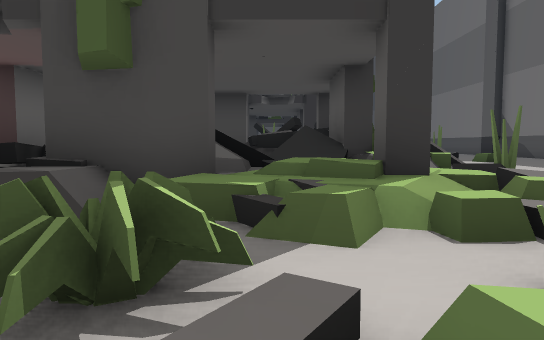
[1] (above)

24 first-person views from a walk through a 3-D level made in the Unity game engine. The camera is 1.2 m above the floor, tilts 4° down and sees 70° across. The floor is counted in squares, 2 m on a side. Each view is taken from the middle of a square. On the plan, view 1 faces up. The plan holds only what a view shows up to about 11 squares ahead; the rest is blank. The place goes on beyond the plan. The player is left out.

[2]
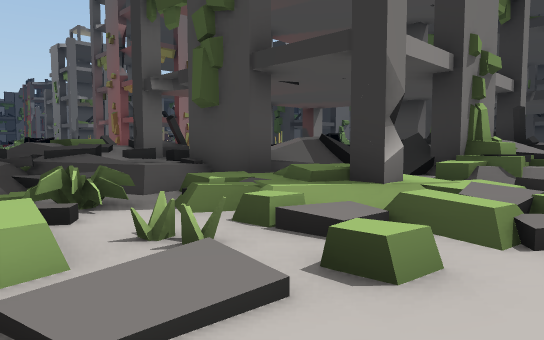

[3]
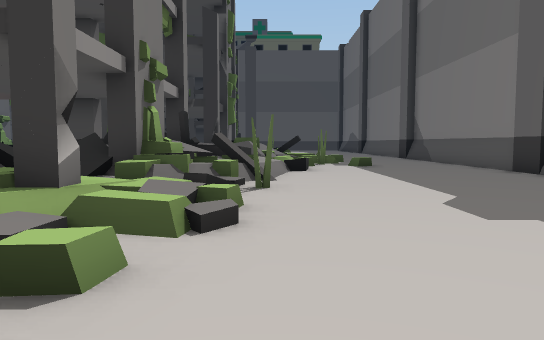

[4]
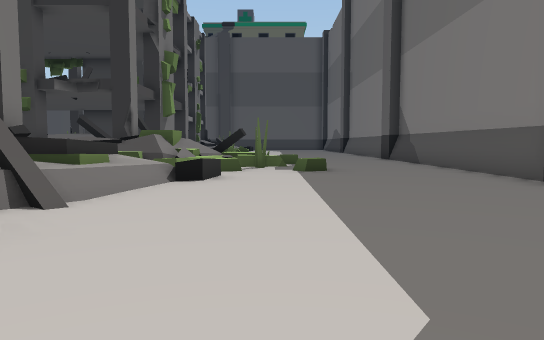

[5]
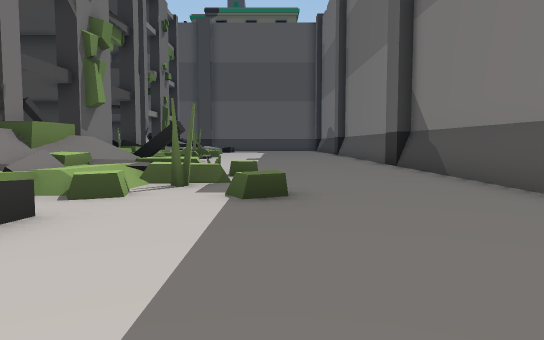

[6]
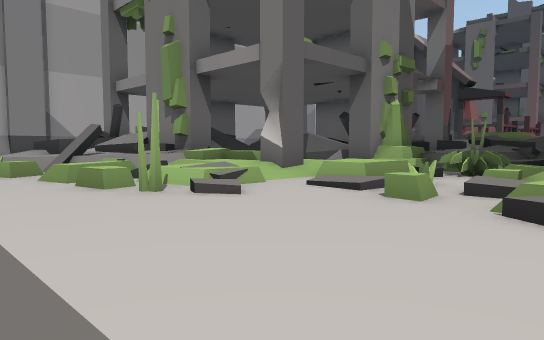

[7]
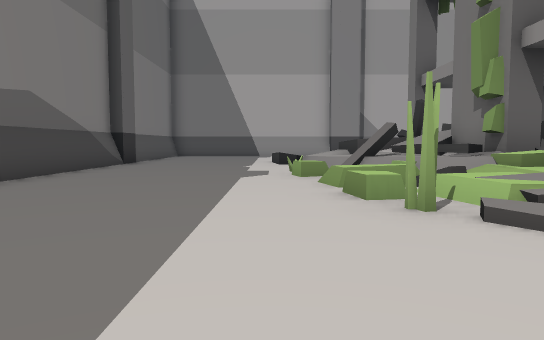

[8]
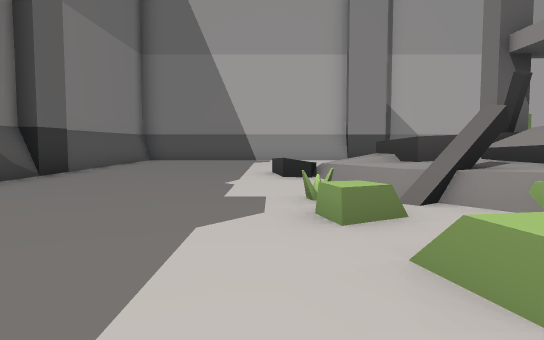

[9]
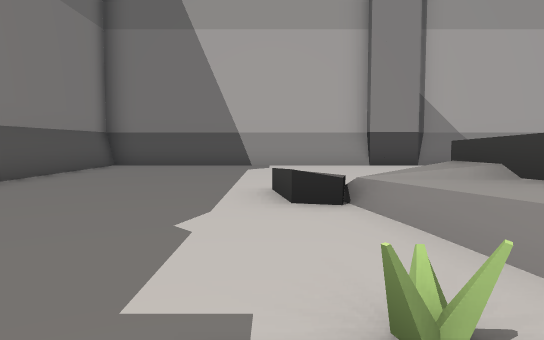

[10]
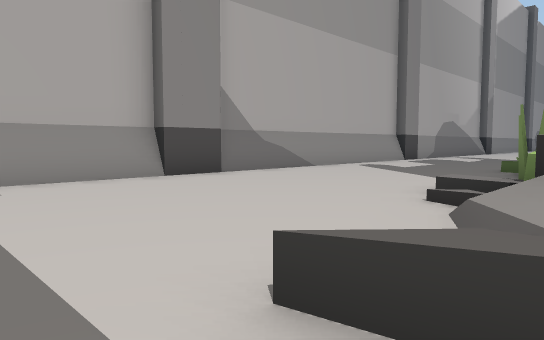

[11]
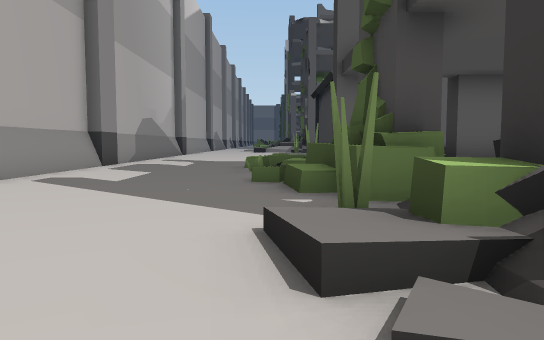

[12]
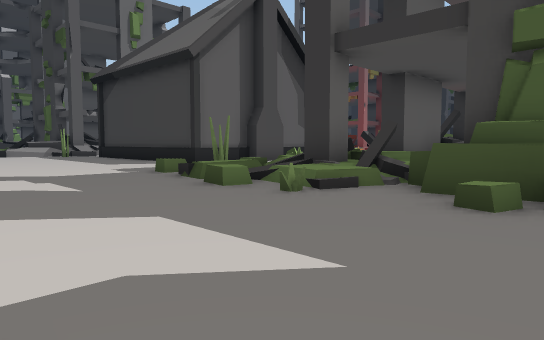

[13]
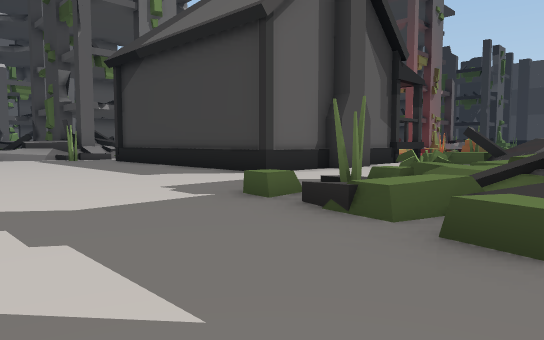

[14]
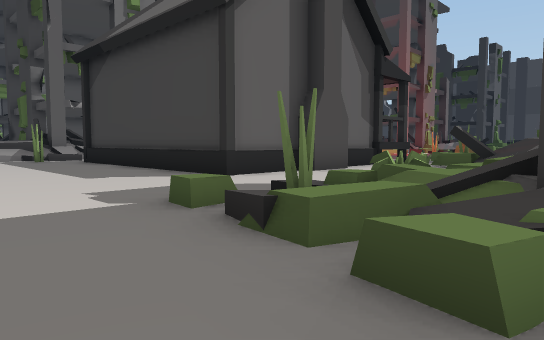

[15]
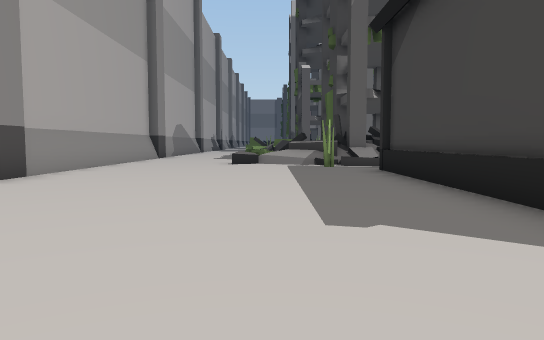

[16]
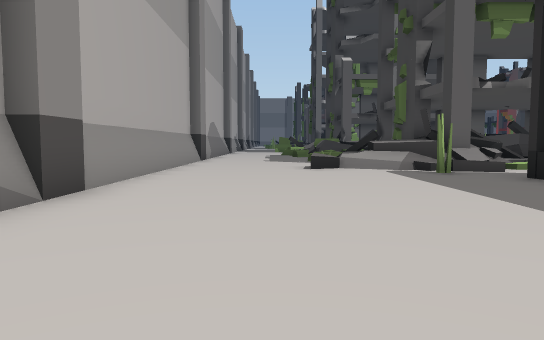

[17]
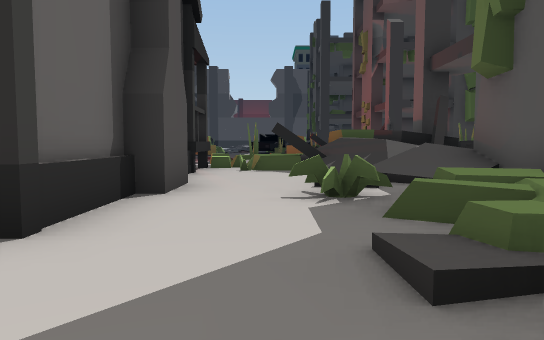

[18]
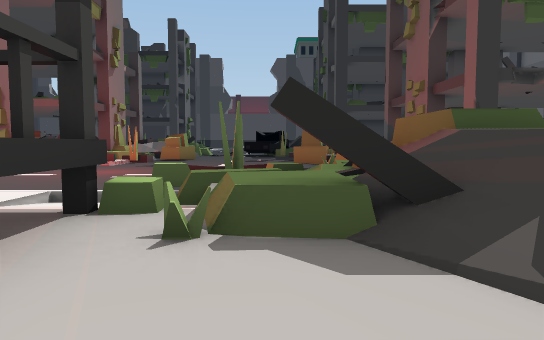

[19]
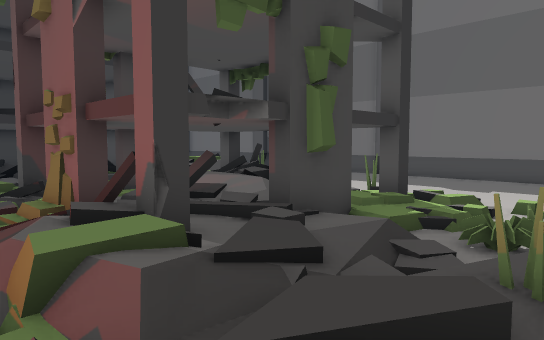

[20]
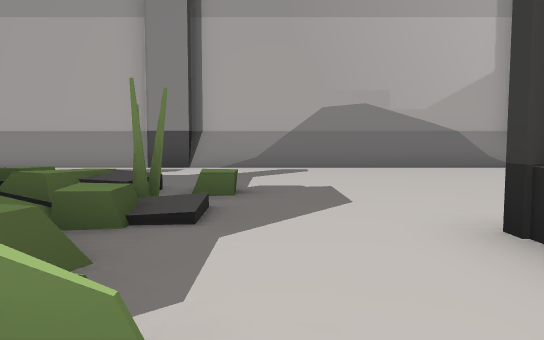

[21]
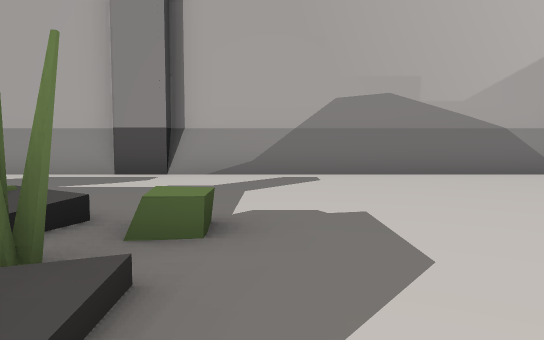

[22]
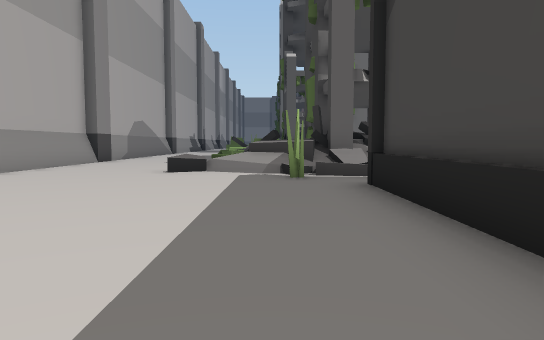

[23]
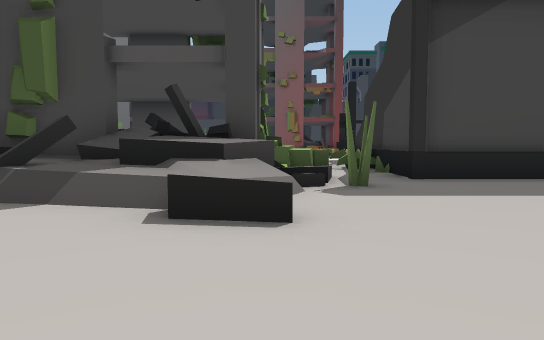

[24]
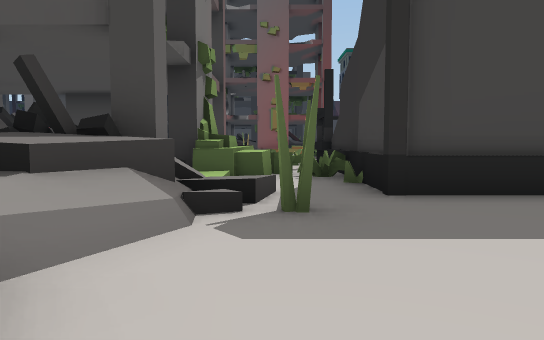

### Floor plan
Key: @ floor where view 1 was taken; # wall or solid block; . main floor; : floor 0.25 m higher than the main floor; - floor 0.25 m lower than the main floor; + floor 0.5 m higher than the main floor; * floor 0.75 m higher than the main floor; % floor 1 m higher than the main floor; & floor 1.25 m higher than the main floor; $ floor 1.75 m higher than the main floor; / step, stairs or slope; = window, fence, low wall or low ledge; ^ raised ledge; B building; H house.
Columns run from 22 left of view 1 to 11 right of it. Each row starts with its distance up from view 1.
 19                         #    ....#
 18                         #   .....#
 17                         #   .....#
 16                         # /#=....#
 15                          //==....#
 14                        =&$==#....#
 13                        =###/.....#
 12                          ==/.....#
 11                  B  BB BB  B.....#
 10                  BB BBB&B //.....#
  9                        BB +......#
  8                  BBBBBBBBB.......
  7                  BBBBB BBB......
  6         ---    B  BBBB    B....
  5         ---    B BBBBB BB .....
  4         ---      BB BB BB ....
  3         --- ===      .//:/....
  2          --=### &%*+ #.../....
  1           //##///=B# B/=/......
  0           ..=///=#=###@=..//...
 -1  B  H      H.#//#########+/#....
 -2  B  HH     H..//=#   #  +//...../
 -3     H      H..///=      %//...../
 -4  BBBHH     H..///#     ##//...../#
 -5  BBBB#     H..==/#      #/#.=.../#
 -6 =B .BH HH  H..==###=    ////..../#
 -7 BBB/.HHHHHH#..=####     #/=/..../#
 -8 BBB/..........#####^ ^=##&//=.../#
 -9   /B.........../##=^#^^###/.=....#
-10 ///...........///#=./............#
-11 ./B..............................#
-12 .................................#
-13 .................................#
-14 .................................#
-15 ##################################

Where each view was taken, in squares from view 1:
view 1: 0 up, 0 right, facing up
view 2: 0 up, 4 right, facing up-left
view 3: 0 up, 4 right, facing up
view 4: 4 up, 6 right, facing up
view 5: 8 up, 7 right, facing up
view 6: 4 up, 7 right, facing down-left
view 7: 3 up, 6 right, facing down
view 8: 1 down, 6 right, facing down
view 9: 4 down, 6 right, facing down
view 10: 8 down, 7 right, facing down-left
view 11: 10 down, 4 right, facing left
view 12: 14 down, 1 left, facing up-left
view 13: 13 down, 5 left, facing up-left
view 14: 12 down, 5 left, facing up-left
view 15: 10 down, 9 left, facing left
view 16: 12 down, 11 left, facing left
view 17: 10 down, 9 left, facing up
view 18: 4 down, 9 left, facing up
view 19: 0 up, 7 left, facing up-right
view 20: 5 down, 9 left, facing down
view 21: 7 down, 9 left, facing down
view 22: 9 down, 12 left, facing left
view 23: 14 down, 20 left, facing up
view 24: 12 down, 19 left, facing up
